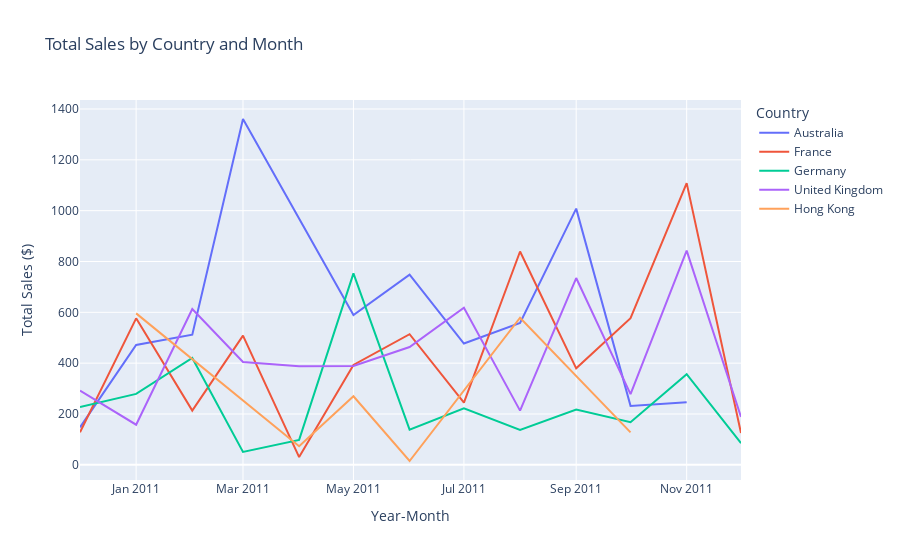

Write notebook code for a chart like this one.
### Markdown cell above
### Line graph of sales by country

### Code cell
import pandas as pd
import plotly.express as px
ecom_sales = pd.read_csv(csv_filepath)
ecom_sales = ecom_sales.groupby(['Year-Month','Country'])['OrderValue'].agg('sum').reset_index(name='Total Sales ($)')

# Create the line graph
line_graph = px.line(
  # Set the appropriate DataFrame and title
  data_frame=ecom_sales, title='Total Sales by Country and Month', 
  # Set the x and y arguments
  x='Year-Month', y='Total Sales ($)',
  # Ensure a separate line per country
  color='Country')

line_graph.show()

### Figure 1 — Plotly figure (JSON) as saved in the notebook; plotly's stock layout.template omitted (floating-point values rounded to 4 significant figures)
{"data": [{"hovertemplate": "Country=Australia<br>Year-Month=%{x}<br>Total Sales ($)=%{y}<extra></extra>", "legendgroup": "Australia", "line": {"color": "#636efa", "dash": "solid"}, "marker": {"symbol": "circle"}, "mode": "lines", "name": "Australia", "orientation": "v", "showlegend": true, "type": "scatter", "x": ["2010-12", "2011-01", "2011-02", "2011-03", "2011-05", "2011-06", "2011-07", "2011-08", "2011-09", "2011-10", "2011-11"], "xaxis": "x", "y": [147.5, 471.3, 511.9, 1361.0, 589.4, 748, 477.3, 558.2, 1008.0, 231.9, 245.8], "yaxis": "y"}, {"hovertemplate": "Country=France<br>Year-Month=%{x}<br>Total Sales ($)=%{y}<extra></extra>", "legendgroup": "France", "line": {"color": "#EF553B", "dash": "solid"}, "marker": {"symbol": "circle"}, "mode": "lines", "name": "France", "orientation": "v", "showlegend": true, "type": "scatter", "x": ["2010-12", "2011-01", "2011-02", "2011-03", "2011-04", "2011-05", "2011-06", "2011-07", "2011-08", "2011-09", "2011-10", "2011-11", "2011-12"], "xaxis": "x", "y": [128.3, 576.3, 213.6, 508.5, 30.3, 392.8, 514, 244.9, 839.3, 379.6, 577.1, 1108.0, 125.1], "yaxis": "y"}, {"hovertemplate": "Country=Germany<br>Year-Month=%{x}<br>Total Sales ($)=%{y}<extra></extra>", "legendgroup": "Germany", "line": {"color": "#00cc96", "dash": "solid"}, "marker": {"symbol": "circle"}, "mode": "lines", "name": "Germany", "orientation": "v", "showlegend": true, "type": "scatter", "x": ["2010-12", "2011-01", "2011-02", "2011-03", "2011-04", "2011-05", "2011-06", "2011-07", "2011-08", "2011-09", "2011-10", "2011-11", "2011-12"], "xaxis": "x", "y": [227.7, 279.1, 420.5, 50.55, 98, 753.3, 138.4, 222.0, 137.6, 217.3, 167.5, 356.8, 85.08], "yaxis": "y"}, {"hovertemplate": "Country=United Kingdom<br>Year-Month=%{x}<br>Total Sales ($)=%{y}<extra></extra>", "legendgroup": "United Kingdom", "line": {"color": "#ab63fa", "dash": "solid"}, "marker": {"symbol": "circle"}, "mode": "lines", "name": "United Kingdom", "orientation": "v", "showlegend": true, "type": "scatter", "x": ["2010-12", "2011-01", "2011-02", "2011-03", "2011-04", "2011-05", "2011-06", "2011-07", "2011-08", "2011-09", "2011-10", "2011-11", "2011-12"], "xaxis": "x", "y": [291.8, 157.8, 612.7, 404.5, 387.4, 389.0, 463.5, 618.1, 213.2, 734.9, 278.4, 842.8, 188.7], "yaxis": "y"}, {"hovertemplate": "Country=Hong Kong<br>Year-Month=%{x}<br>Total Sales ($)=%{y}<extra></extra>", "legendgroup": "Hong Kong", "line": {"color": "#FFA15A", "dash": "solid"}, "marker": {"symbol": "circle"}, "mode": "lines", "name": "Hong Kong", "orientation": "v", "showlegend": true, "type": "scatter", "x": ["2011-01", "2011-04", "2011-05", "2011-06", "2011-08", "2011-10"], "xaxis": "x", "y": [595.8, 73.1, 269.9, 15, 578.9, 127.6], "yaxis": "y"}], "layout": {"legend": {"title": {"text": "Country"}, "tracegroupgap": 0}, "title": {"text": "Total Sales by Country and Month"}, "xaxis": {"anchor": "y", "domain": [0, 1], "title": {"text": "Year-Month"}}, "yaxis": {"anchor": "x", "domain": [0, 1], "title": {"text": "Total Sales ($)"}}}}
